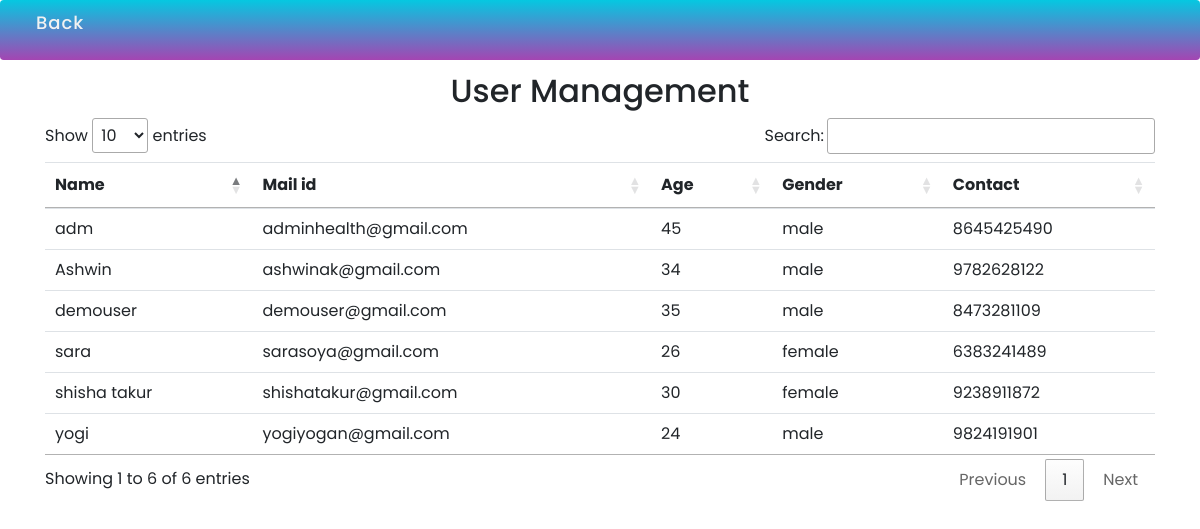
The app's page /healthmonitoring/usermanagement.php with its own data.
### tables this page shows
CREATE TABLE `users` (
  `id` int(11) NOT NULL,
  `username` varchar(100) NOT NULL,
  `email` varchar(100) NOT NULL,
  `age` bigint(11) NOT NULL,
  `contact` bigint(20) NOT NULL,
  `gender` enum('male','female','transgender') NOT NULL,
  `password` varchar(100) NOT NULL,
  `cpassword` varchar(50) NOT NULL
);

### healthmonitoring/usermanagement.php (the view, shortened to what this page needs)
<?php
include_once 'dbconnection.php';
$result = mysqli_query($con,"SELECT * FROM users");
?>
<!DOCTYPE html>
<html>
<head>
    <link rel="stylesheet" href="https://stackpath.bootstrapcdn.com/bootstrap/4.2.1/css/bootstrap.min.css">
  <link rel="stylesheet" href="https://cdn.datatables.net/1.10.19/css/jquery.dataTables.min.css">
    <link
      rel="stylesheet"
      href="https://stackpath.bootstrapcdn.com/font-awesome/4.7.0/css/font-awesome.min.css"
/>
      <link rel="stylesheet" type="text/css" href="home.css">
       <link rel="stylesheet" type="text/css" href="login.css">
</head>
<body><br><br><br>
     <nav class="navbar navbar-expand-lg fixed-top">
      <ul>
        <li><a href="medicalrecords.php"></i> Back</a></li>
      </ul>
    </nav>
<div class="container">
   <h2><center>User Management</center></h2>
    <table class="table table-fluid" id="myTable">
    <thead>
    <tr><th>Name</th><th>Mail id</th><th>Age</th><th>Gender</th><th>Contact</th></tr>
    </thead>
    <tbody>
<?php
if (mysqli_num_rows($result) > 0) {
?>
<?php
while($row = mysqli_fetch_array($result)) {
?>
<tr>
    <td><?php echo $row["username"]; ?></td>
    <td><?php echo $row["email"]; ?></td>
    <td><?php echo $row["age"]; ?></td>
    <td><?php echo $row["gender"]; ?></td>
    <td><?php echo $row["contact"]; ?></td>
</tr>
<?php
}
?>
 <?php
}
else{
    echo "No user found";
}
?>
</tbody>
    </table>
    </div>
</body>
</html>

### healthmonitoring/home.css (style rules this page uses)
* { margin: 0; padding: 0; box-sizing: border-box; font-family: 'Poppins', sans-serif; }
nav { display: flex; height: 65px; width: 100%; background: -webkit-linear-gradient(bottom,#a445b2,#05C8E1); align-items: center; justify-content: space-between; padding: 0 50px 0 100px; flex-wrap: wrap; }
nav ul { display: flex; flex-wrap: wrap; list-style: none; }
nav ul li { margin: 0 5px; }
nav ul li a { color: #f2f2f2; text-decoration: none; font-size: 18px; font-weight: 500; padding: 8px 15px; border-radius: 5px; letter-spacing: 1px; transition: all 0.3s ease; }

### healthmonitoring/login.css (style rules this page uses)
body { margin: 0; padding: 0; background:none; background-size: cover; background-position: center; font-family: 'Josefin Sans', sans-serif; background-color:rgba(255, 255, 255, 0.822); }
nav { display: flex; height: 60px; width: 100%; background: -webkit-linear-gradient(bottom,#a445b2,#05C8E1); align-items: center; justify-content: space-between; padding: 0 50px 0 100px; flex-wrap: wrap; color: #fff; border-radius: 1mm; }
nav a { color: #fff; font-size: 20px; font-weight: 600; }

### records on screen
users: username "demouser", email "demouser@gmail.com", age "35", gender "male", contact "8473281109"
users: username "shisha takur", email "shishatakur@gmail.com", age "30", gender "female", contact "9238911872"
users: username "adm", email "adminhealth@gmail.com", age "45", gender "male", contact "8645425490"
users: username "Ashwin", email "ashwinak@gmail.com", age "34", gender "male", contact "9782628122"
users: username "yogi", email "yogiyogan@gmail.com", age "24", gender "male", contact "9824191901"
users: username "sara", email "sarasoya@gmail.com", age "26", gender "female", contact "6383241489"
